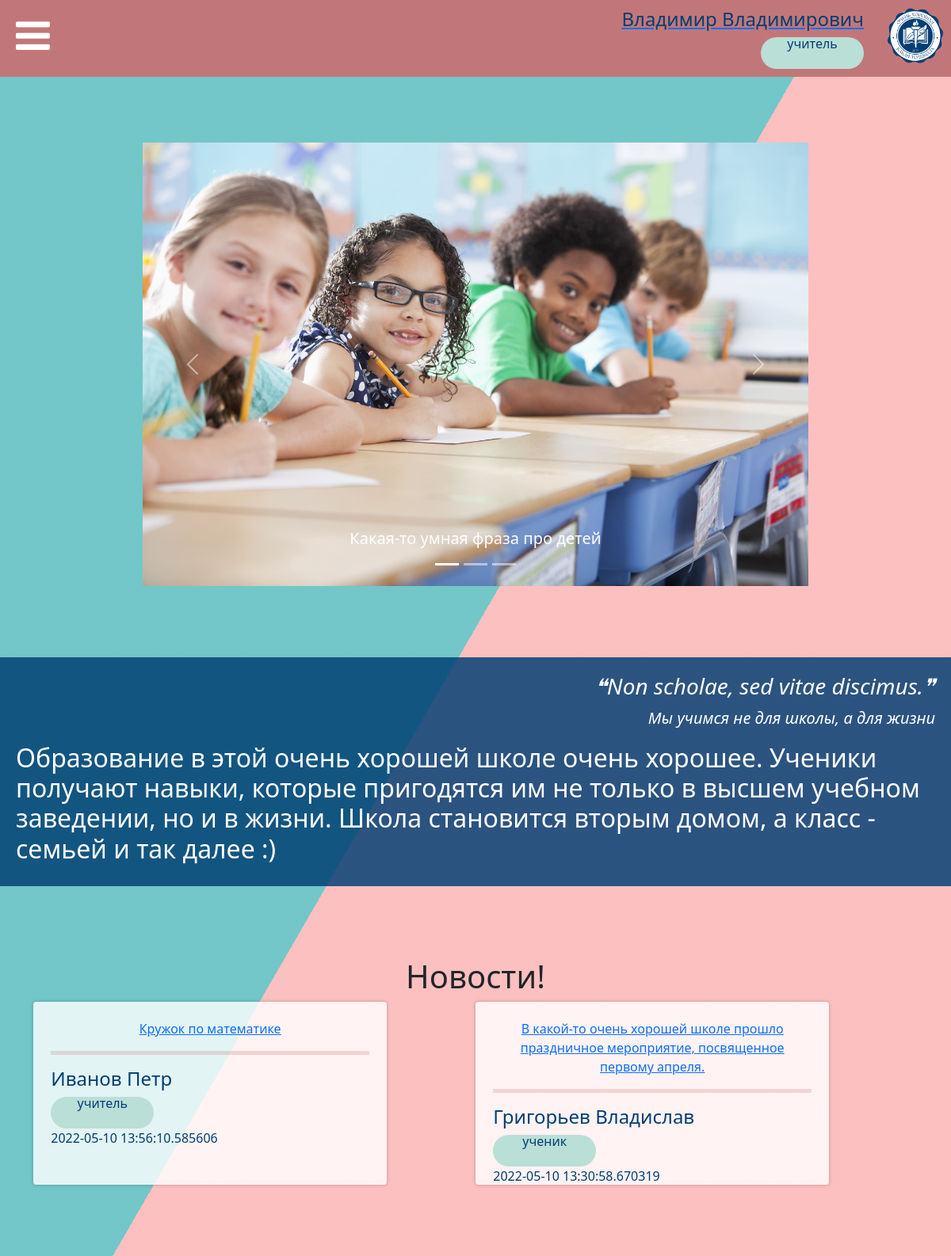
Screenshot of / (signed in) with the database file from the repository.
### data/users.py (models this page shows, shortened)
class User(SqlAlchemyBase, UserMixin, SerializerMixin):
    __tablename__ = 'accounts'
    id = sqlalchemy.Column(sqlalchemy.Integer,
                           primary_key=True, autoincrement=True, unique=True)
    surname = sqlalchemy.Column(sqlalchemy.String, nullable=False)
    name = sqlalchemy.Column(sqlalchemy.String, nullable=False)
    patronymic = sqlalchemy.Column(sqlalchemy.String, nullable=True)
    email = sqlalchemy.Column(sqlalchemy.String,
                              index=True, unique=True, nullable=False)
    hashed_password = sqlalchemy.Column(sqlalchemy.String, nullable=False)
    status_id = sqlalchemy.Column(sqlalchemy.Integer)
    news = orm.relation("News", back_populates='user')

### tables this page shows
CREATE TABLE statuses (id INTEGER PRIMARY KEY AUTOINCREMENT UNIQUE NOT NULL, status STRING NOT NULL UNIQUE);

### data/news.py (models this page shows)
class News(SqlAlchemyBase, SerializerMixin):
    __tablename__ = 'news'
    id = sqlalchemy.Column(sqlalchemy.Integer,
                           primary_key=True, autoincrement=True)
    title = sqlalchemy.Column(sqlalchemy.String, nullable=False)
    content = sqlalchemy.Column(sqlalchemy.Text, nullable=True)
    date = sqlalchemy.Column(sqlalchemy.DateTime, default=datetime.datetime.now)
    author_id = sqlalchemy.Column(sqlalchemy.Integer,
                                  sqlalchemy.ForeignKey("accounts.id"))
    seem_for = sqlalchemy.Column(sqlalchemy.Text, nullable=False)
    user = orm.relation('User')

### main.py (the view)
@app.route('/')
def index():
    try:
        with open('static/json/content.json', mode='r', encoding='utf-8') as f:
            data = json.load(f)
        db_sess = db_session.create_session()
        if current_user.is_authenticated:
            news = db_sess.query(News).filter(
                News.seem_for.like(f'%{ current_user.status_id }%')
            ).order_by(News.date).all()[::-1]  # питонист
        else:
            news = db_sess.query(News).filter(
                News.seem_for.like('%5%')
            ).order_by(News.date).all()[::-1]
        return render_template("index.html", title="Главная", pages=app.config["PAGES"], **(data["/"]), news=news)
    except Exception as error:
        logging.fatal(error)

### data/db_session.py (called while the page is built)
def create_session() -> Session:
    global __factory
    return __factory()

### main.py (called while the page is built)
@login_manager.user_loader
def load_user(user_id):
    db_sess = db_session.create_session()
    return db_sess.query(User).get(user_id)

@app.context_processor
def utility_processor():
    def make_readable_status(status_id):
        return app.config["ROLES_REVERSE"][status_id]
    return dict(make_readable_status=make_readable_status)

### templates/index.html (shortened to what this page needs)
{% extends "base.html" %}
{% block content %}
<div class="bg"></div>
<div class="bg bg2"></div>
<div class="bg bg3"></div>
<div class="spacebar-my"></div>
<div class="container-fluid my-carousel">
    <div id="carouselExampleCaptions" class="carousel slide" data-bs-ride="carousel">
        <div class="carousel-indicators">
            <button type="button" data-bs-target="#carouselExampleCaptions" data-bs-slide-to="0" class="active"
                    aria-current="true" aria-label="Slide 1"></button>
            <button type="button" data-bs-target="#carouselExampleCaptions" data-bs-slide-to="1"
                    aria-label="Slide 2"></button>
            <button type="button" data-bs-target="#carouselExampleCaptions" data-bs-slide-to="2"
                    aria-label="Slide 3"></button>
        </div>
        <div class="carousel-inner">
            <div class="carousel-item active">
                <img src="/../static/img/carousel-1.jpg" class="d-block w-100" alt="...">
                <div class="carousel-caption d-none d-md-block">
                    <h5>Какая-то умная фраза про детей</h5>
                </div>
            </div>
        </div>
        <button class="carousel-control-prev" type="button" data-bs-target="#carouselExampleCaptions"
                data-bs-slide="prev">
            <span class="carousel-control-prev-icon" aria-hidden="true"></span>
        </button>
        <button class="carousel-control-next" type="button" data-bs-target="#carouselExampleCaptions"
                data-bs-slide="next">
            <span class="carousel-control-next-icon" aria-hidden="true"></span>
        </button>
    </div>
</div>
<div class="spacebar-my"></div>
<div class="container-fluid index-description">
    <div class="container-fluid text-description">
        <blockquote class="blockquote">
            <h3 align="right"><em>❝Non scholae, sed vitae discimus.❞</em></h3>
            <p align="right"><em>Мы учимся не для школы, а для жизни</em></p>
        </blockquote>
        <h2>{{ content_text }}</h2>
    </div>
</div>
<div class="spacebar-my"></div>
<h1 align="center">Новости!</h1>
<div class="container px-4">
    {% for item in news %}
    {% if (loop.index - 1) % 3 == 0%}
    <div class="row">
        {% endif %}
        <div class="col-sm container-index">
            <div class="news-content">
                <a href="/news/{{ item.id }}">{{ item.title }}</a>
            </div>
            <hr width="100%" size="7" color="#C17779"/>
            <div class="content-info-index">
                <h4>{{ item.user.surname }} {{ item.user.name }}</h4>
                <div class="info-wrapper">
                    <div class="status d-inline-block" tabindex="0" data-bs-toggle="tooltip" title="Роль в школе"><a>{{
                        make_readable_status(item.user.status_id) }}</a></div>
                    <div style="min-width: 10px; height: 40px;"></div>
                    <span class="d-inline-block" tabindex="0" data-bs-toggle="tooltip" style="height: 40px;"
                          title="Дата и время публикации">
                        <a style="vertical-align: top; ">{{ item.date }}</a>
                    </span>
                </div>
            </div>
        </div>
        {% if (loop.index - 1) % 3 == 1 or (loop.index - 1) % 3 == 0 %}
        <div class="spacebar-news"></div>
        {% endif %}
    {% endfor %}
</div>
<div class="spacebar-my"></div>
{% endblock %}

### templates/base.html (shortened to what this page needs)
<!DOCTYPE html>
<html>
<head>
    <link rel="stylesheet" href="https://netdna.bootstrapcdn.com/font-awesome/4.7.0/css/font-awesome.min.css">
    <link href="https://www.jqueryscript.net/css/jquerysctipttop.css" rel="stylesheet" type="text/css">
    <link rel="stylesheet" href="https://cdn.jsdelivr.net/npm/bootstrap@5.1.3/dist/css/bootstrap.min.css"
>
    <link rel="stylesheet" href="/../static/css/style.css">
    <link rel="stylesheet" href="/../static/css/index_style.css">
    <link rel="stylesheet" href="/../static/css/news_view.css">
</head>
<body>
<header>
    <div class="news-wrapper">
        <i id="button-menu" class="fa fa-bars"></i>
        <div style="flex:1;"></div>
        {% if current_user.is_authenticated %}
        <a href="/logout">
            <div align="right">
                <h4>{{ current_user.surname }} {{ current_user.name }}</h4>
                <div class="status" tabindex="0" data-bs-toggle="tooltip" title="Роль в школе"><a>{{
                    make_readable_status(current_user.status_id) }}</a></div>
            </div>
        </a>
        {% endif %}
        <div style="min-width:30px; height:20px;"></div>
        <img src="/../static/img/logo.png" width="70" height="70" align="right">
    </div>
            {% set q = 1 %}
</header>
<div class="spacebar-my"></div>
{% block content %}{% endblock %}
</body>
</html>

### static/css/style.css (style rules this page uses)
:root { --color-primary: rgba(193, 119, 121, 0.69); --second-color: #fff; }
* { margin: 0; padding: 0; box-sizing: border-box; }
header { position: absolute; width: 100%; top: 0; left: 0; padding: 10px; background: #C17779; }
header #button-menu { font-size: 50px; padding: 10px; color: #fff; cursor: pointer; }
h4 { color: #003e73; }
.spacebar-my { width: 100%; height: 90px; }
.bg { animation:slide 3s ease-in-out infinite alternate; background-image: linear-gradient(-60deg, #FDB7B9 50%, #60BFC1 50%); bottom:0; left:-50%; opacity:.5; position:fixed; right:-50%; top:0; z-index:-1; }
.bg2 { animation-direction:alternate-reverse; animation-duration:4s; }
.bg3 { animation-duration:5s; }
.status { width: 130px; height: 40px; border-radius: 60px; background-color: #BADFD7; text-align: center; color: #003e73; line-height: 1em; flex-grow: 0; flex-shrink: 0; vertical-align: middle; }

### static/css/index_style.css (style rules this page uses)
.my-carousel { padding-left: 0; padding-right: 0; width: 70%; height: 30%; }
.index-description { background-color: rgba(0, 62, 115, 0.83); width: 100%; padding: 0; }
.text-description { padding: 20px; box-sizing:border-box; color: #FFF; display: inline-block; }
.content-info-index { border-radius:.25em; box-sizing:border-box; width: 80%; height: 20%; left:50%; text-align:left; color: #003e73; }
.info-wrapper { display: flex; flex-flow: row wrap; height: 40px; }
.spacebar-news { width:10%; height: 50px; }
.container-index { background-color:rgba(255,255,255,.8); border-radius:.25em; box-shadow:0 0 .25em rgba(0,0,0,.25); box-sizing:border-box; padding: 2%; text-align:center; overflow: auto; }

### static/css/news_view.css (style rules this page uses)
hr { margin: 1rem 0; color: #C17779; background-color: currentColor; border: 0; opacity: .25; }
.news-wrapper { display: flex; flex-flow: row wrap; }

### rows the page displays
User: surname "Владимир", name "Владимирович"
statuses: status "учитель"
News: title "Кружок по математике", user.surname "Иванов", user.name "Петр", date "2022-05-10 13:56:10.585606"
News: title "В какой-то очень хорошей школе прошло праздничное мероприятие, посвященное первому апреля.", user.surname "Григорьев", user.name "Владислав", date "2022-05-10 13:30:58.670319"
statuses: status "ученик"
